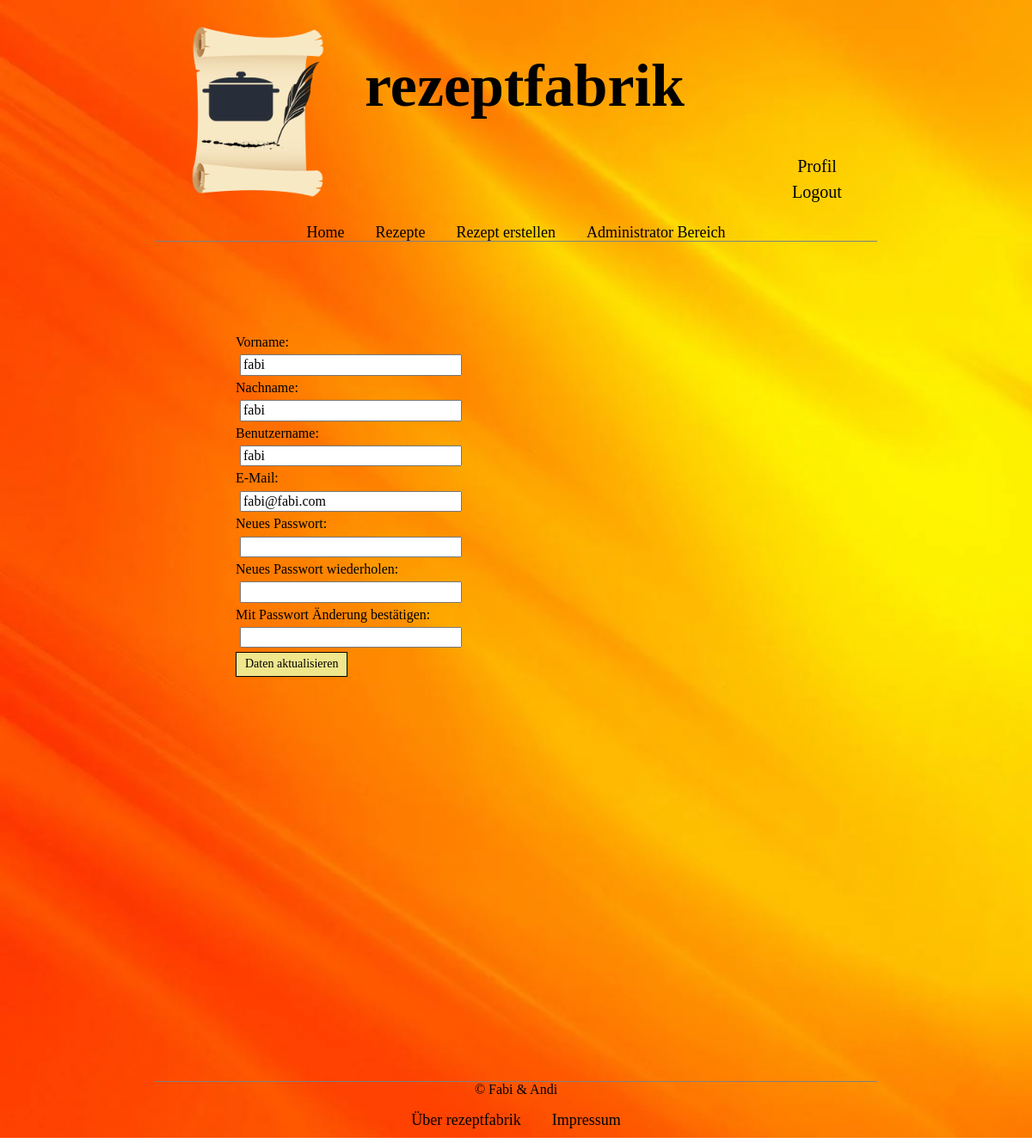
The page /profile.update.php (signed in) on the database its author committed.
### tables this page shows
CREATE TABLE user
(
    id        INTEGER AUTO_INCREMENT,
    firstname VARCHAR(30)  NOT NULL,
    lastname  VARCHAR(30)  NOT NULL,
    user_name VARCHAR(30)  NOT NULL,
    email     VARCHAR(255) NOT NULL,
    password  TEXT         NOT NULL,
    PRIMARY KEY (id),
    UNIQUE KEY (user_name),
    UNIQUE KEY (email)
);

### manager/usermanager.php (called while the page is built, shortened)
<?php
require_once __DIR__ . '/../model/user.php';
class UserManager
{
    private PDO $conn;
    public function __construct(PDO $conn)
    {
        $this->conn = $conn;
    }
    function getUserById(int $id): User|bool
    {
        $ps = $this->conn->prepare('SELECT * FROM user WHERE id = :id');
        $ps->bindValue('id', $id);
        $ps->execute();
        if ($row = $ps->fetch()) {
            return new User($row['id'], $row['firstname'], $row['lastname'], $row['user_name'], $row['email'], $row['password']);
        }
        return false;
    }
}

### inc/profileupdateinclude.php (called while the page is built, shortened)
<?php
if (isset($_SESSION['loggedin']) && $_SESSION['user_id'] != null) {
    $user = $userManager->getUserById($_SESSION['user_id']);
}

### model/user.php (called while the page is built, shortened)
<?php
class User
{
    public function __construct(int $id, string $firstname, string $lastname, string $user_name, string $email, string $password)
    {
        $this->firstname = $firstname;
        $this->lastname = $lastname;
        $this->user_name = $user_name;
        $this->email = $email;
    }
}

### profile.update.php (the view, shortened to what this page needs)
<?php
require_once 'inc/maininclude.php';
require_once 'inc/profileupdateinclude.php';
?>
<!DOCTYPE HTML>
<html lang="de">
<head>
    <link rel="stylesheet" href="css/style.css"/>
</head>
<body>
<div class="body">
    <header>
        <?php
        include "inc/header.php";
        include "inc/navbar.php";
        ?>
    </header>
    <div class="content">
        <form action="profile.update.php" method="POST">
            <div>
                <label for="firstname">Vorname:</label>
                <input type="text" name="firstname" id="firstname" value="<?php echo $user->firstname ?>">
            </div>
            <div>
                <label for="lastname">Nachname:</label>
                <input type="text" name="lastname" id="lastname" value="<?php echo $user->lastname ?>">
            </div>
            <div>
                <label for="user_name">Benutzername:</label>
                <input type="text" name="user_name" id="user_name" value="<?php echo $user->user_name ?>">
            </div>
            <div>
                <label for="email">E-Mail:</label>
                <input type="email" name="email" id="email" value="<?php echo $user->email ?>">
            </div>
            <div>
                <label for="newpassword">Neues Passwort:</label>
                <input type="password" name="newpassword" id="newpassword">
            </div>
            <div>
                <label for="newpasswordrepeat">Neues Passwort wiederholen:</label>
                <input type="password" name="newpasswordrepeat" id="newpasswordrepeat">
            </div>
            <div>
                <label for="password">Mit Passwort Änderung bestätigen:</label>
                <input type="password" name="password" id="password">
            </div>
            <div>
                <button name="btupdate">Daten aktualisieren</button>
            </div>
        </form>
    </div>
    <?php include 'inc/footer.php'; ?>
</div>
</body>
</html>

### css/style.css (style rules this page uses)
* { font-family: Verdana, Tahoma, Arial sans-serif; }
.body { font-size: 16px; max-width: 1200px; margin: 0 auto; width: 70%; min-height: 1200px; max-height: 6000px; background-image: url(../img/background.jpeg); background-size: cover; padding-left: 15%; padding-right: 15%; padding-bottom: 10px; }
header { border-bottom: 1px solid grey; margin-bottom: 8px; width: 100%; height: 280px; display: inline-block; text-align: center; }
.content { width: 80%; min-height: 850px; max-height: 3500px; margin-top: 100px; padding-left: 10%; padding-right: 10%; padding-bottom: 10px; }
form { margin: 10px; }
form input { display: block; width: 250px; margin: 5px; }
button, .button { background-color: khaki; border: 1px solid black; color: black; font-size: 14px; padding: 5px 10px; text-decoration: none; }

### rows shown on the page
user: firstname "fabi", lastname "fabi", user_name "fabi", email "fabi@fabi.com"
